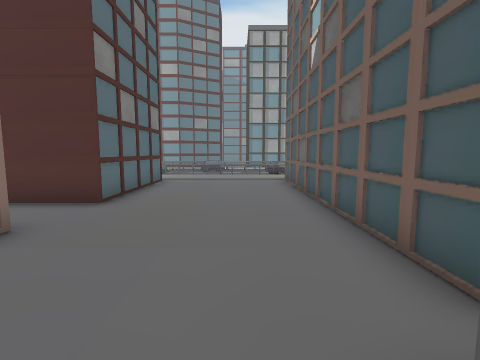
view 1 (above)

24 first-person views from a walk through a scene from a Unity 3-D project. The camera is 1.2 m above the floor, tilts 6° down and sees 85° across. The floor is counted in squares, 1 m on a side. Each view is taken from the middle of a square. On the plan, view 1 faces up. The plan holds only what a view shows up to about 12 squares ahead; the rest is blank. The place goes on beyond the plan. The player character is not drawn. Some surface patterns are stand-ins.

view 2
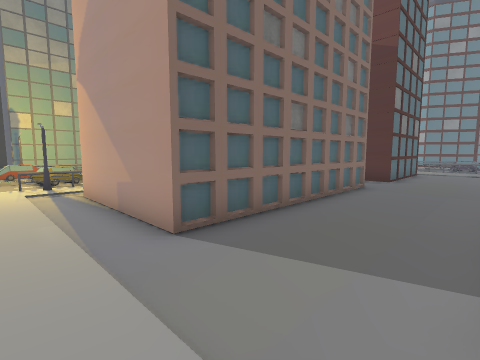

view 3
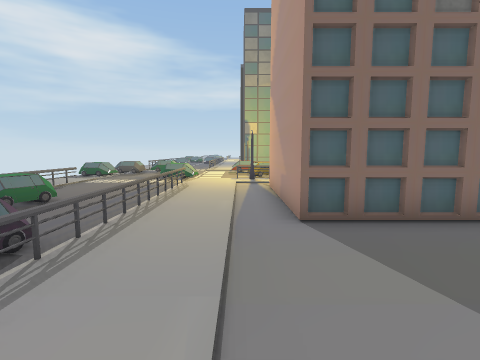

view 4
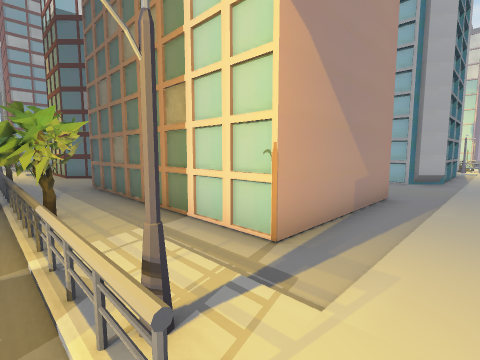

view 5
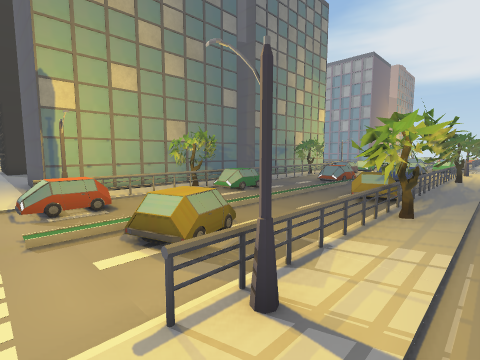

view 6
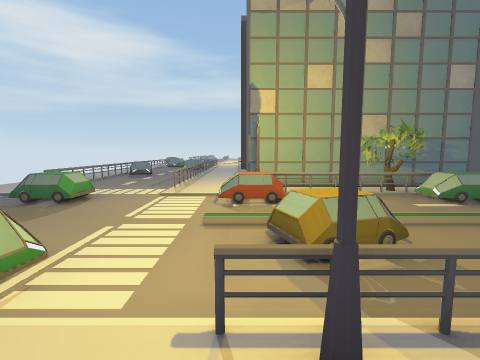

view 7
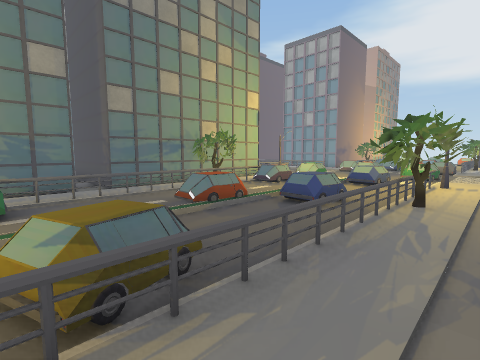

view 8
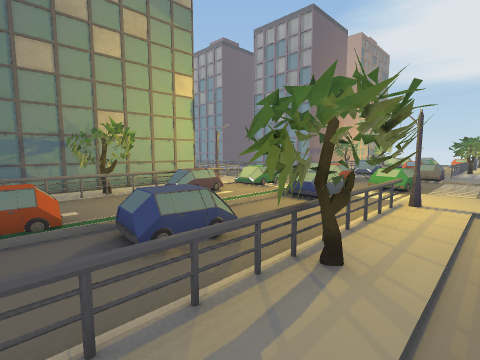

view 9
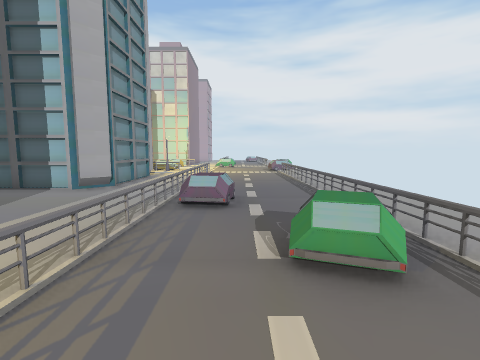

view 10
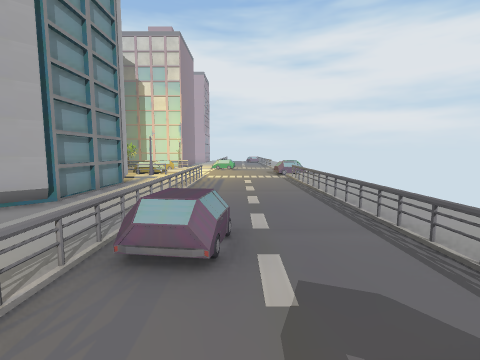

view 11
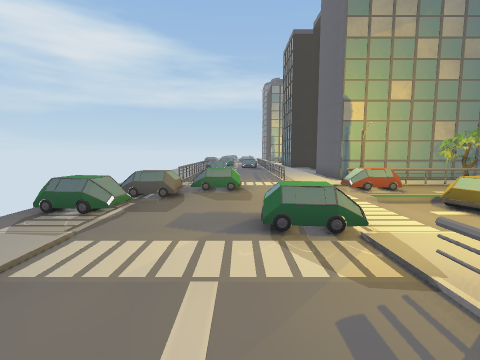

view 12
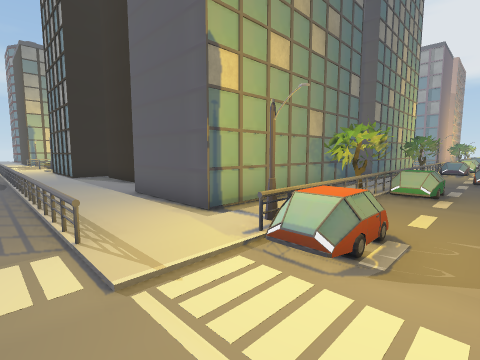

view 13
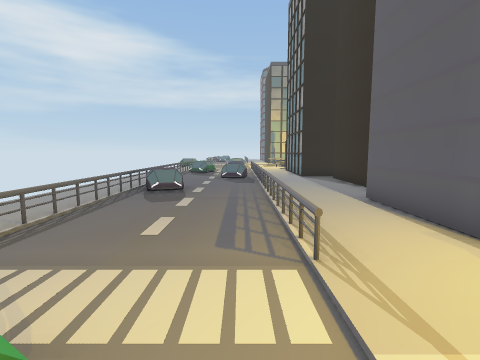

view 14
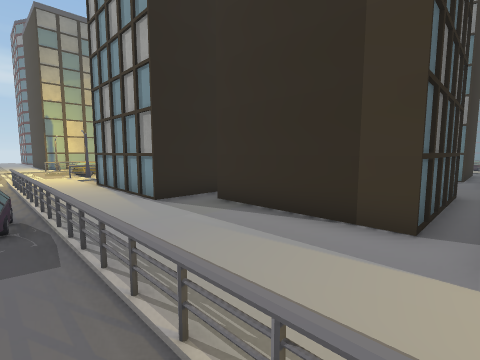

view 15
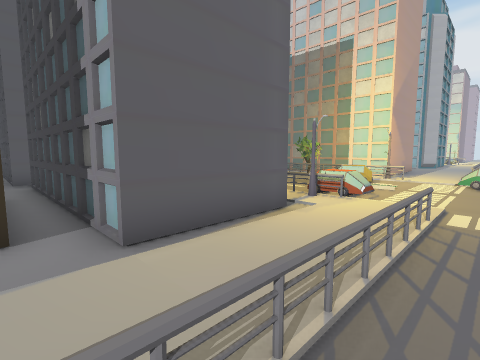

view 16
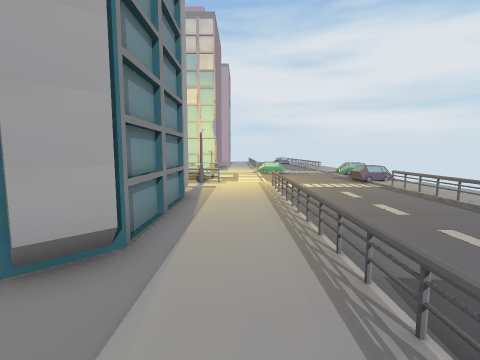

view 17
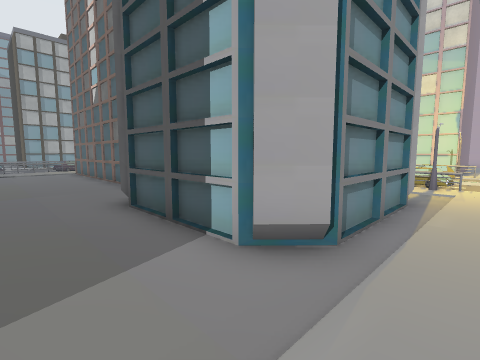

view 18
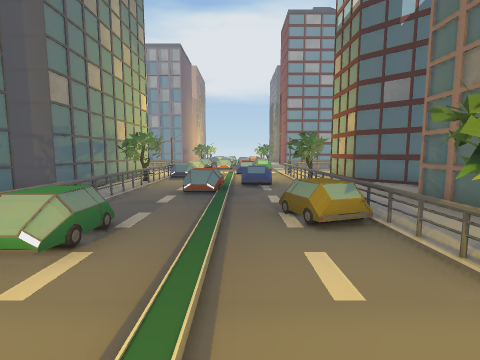

view 19
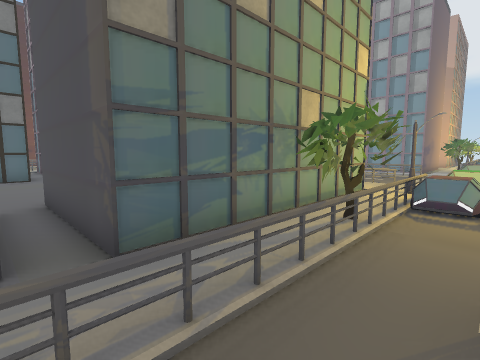

view 20
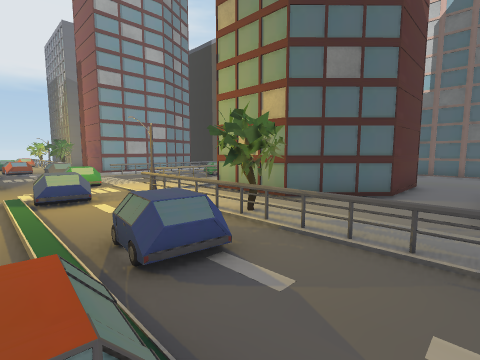

view 21
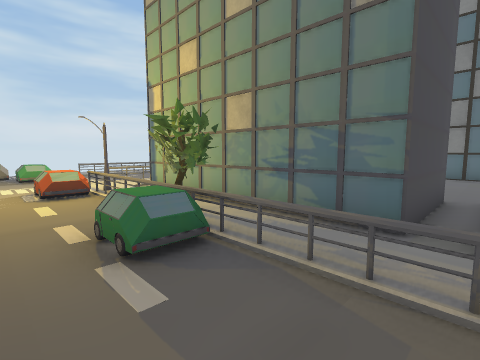

view 22
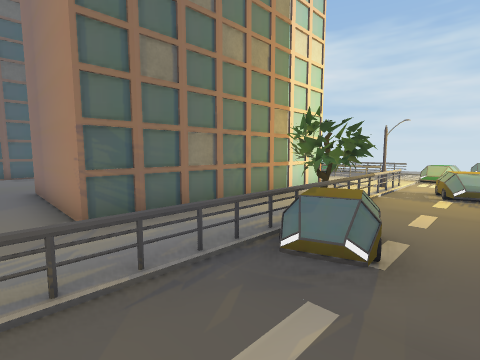

view 23
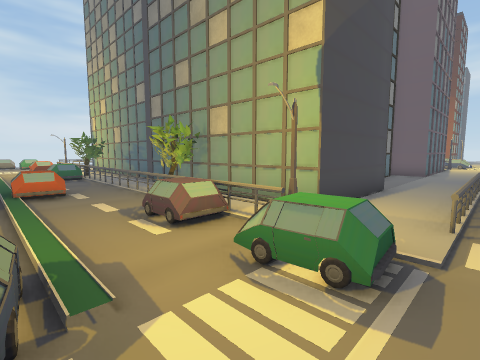

view 24
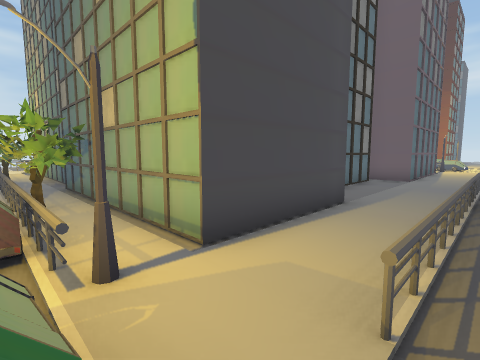

### Floor plan
Key: @ floor where view 1 was taken; # wall or solid block; . floor; = window, fence, low wall or low ledge; B building; T tree; O other object.
Columns run from 36 left of view 1 to 7 right of it. Each row starts with its distance up from view 1.
 14            == =====.....OO.===
 13       ..............O.........
 12       .............#O..OO.#..    .....
 11       ##......B#####=..O.=..#    .....#
 10         .B# B     ##=....=..#    .....#
  9                   ##=....=..#    .....#
  8                   #TT....TT.###  .....#
  7              ##   #T...OOTT..B#  .....#
  6             B##   ##=....=....###.....#
  5        ...   .#   ##=.O..=............#
  4        B......##   #=....=..#####.....#
  3        #......B#   #=....=..#   #.....#
  2        #     .B   ##=...O=..B   #.....#
  1              #B   ##O....=..#   #....
  0              #B   #TT....TT.#   #...@#
 -1              #B   #T.....TT.B   #....#
 -2              #B   ##=....=..#   #....#
 -3         #B   #B   ##=....=..B   #....#
 -4 =       #.....B   ###..OO=..#####....######.
 -5 =...#B###...........O....=..................
 -6  ...........................................
 -7  .=================........=================
 -8        .OO..............OO........==........
 -9          O..........O.............O.........
-10          ....O......O..........O............
-11          ====O=====..OO....====O============

Where each view was taken, in squares from view 1:
view 1: 0 up, 0 right, facing up
view 2: 6 down, 0 right, facing up-left
view 3: 5 down, 1 right, facing left
view 4: 6 down, 11 left, facing up-right
view 5: 6 down, 9 left, facing up-left
view 6: 5 down, 9 left, facing left
view 7: 1 up, 9 left, facing up-left
view 8: 5 up, 9 left, facing up-left
view 9: 9 down, 8 left, facing right
view 10: 9 down, 5 left, facing right
view 11: 9 down, 7 left, facing left
view 12: 8 down, 14 left, facing up-left
view 13: 8 down, 15 left, facing left
view 14: 8 down, 22 left, facing up-left
view 15: 8 down, 23 left, facing up-right
view 16: 6 down, 2 left, facing right
view 17: 6 down, 2 left, facing up-right
view 18: 3 down, 13 left, facing up
view 19: 3 up, 15 left, facing up-left
view 20: 4 up, 14 left, facing up-right
view 21: 4 up, 14 left, facing down-left
view 22: 5 up, 13 left, facing down-right
view 23: 14 up, 13 left, facing down-left
view 24: 14 up, 16 left, facing down-left
